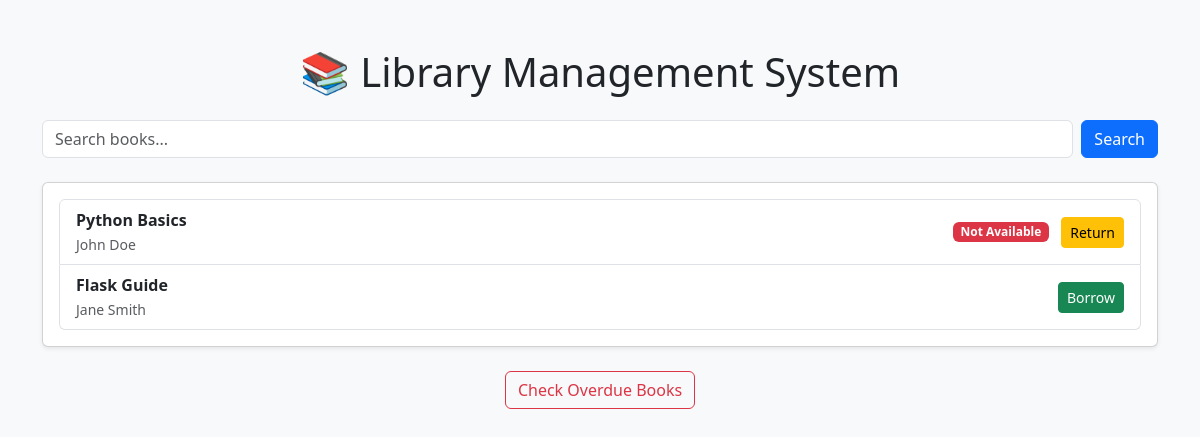
Before: / with the older database file.
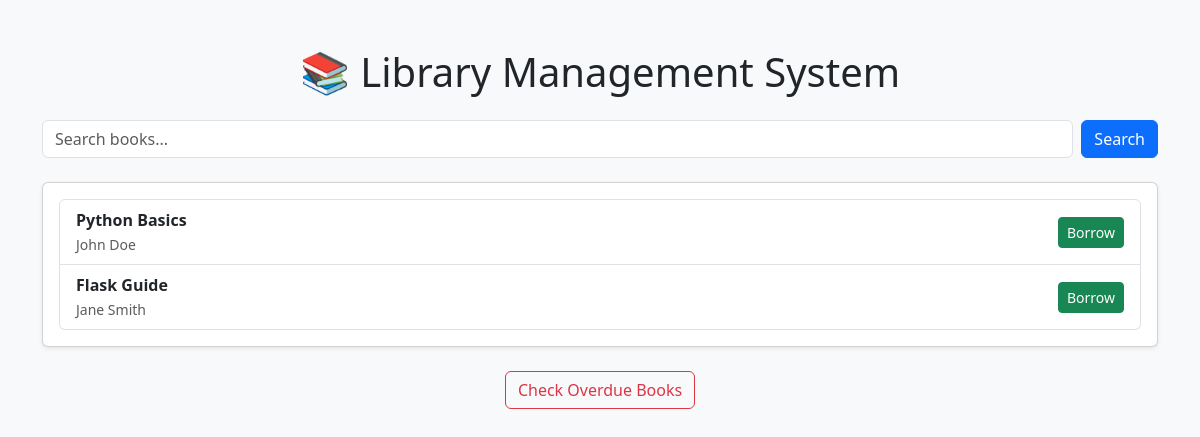
After: the same page with the newer database file.
### models.py (models this page shows)
class Book(db.Model):
    id = db.Column(db.Integer, primary_key=True)
    title = db.Column(db.String(100))
    author = db.Column(db.String(100))
    available = db.Column(db.Boolean, default=True)

### app.py (the view)
@app.route('/')
def index():
    query = request.args.get('search')
    if query:
        books = Book.query.filter(Book.title.contains(query)).all()
    else:
        books = Book.query.all()
    return render_template('index.html', books=books)

### templates/index.html (shortened to what this page needs)
<!DOCTYPE html>
<html>
<head>
    <link href="https://cdn.jsdelivr.net/npm/bootstrap@5.3.0/dist/css/bootstrap.min.css" rel="stylesheet">
</head>
<body class="bg-light">
<div class="container mt-5">
    <h1 class="mb-4 text-center">📚 Library Management System</h1>
    <form method="GET" class="d-flex mb-4">
        <input type="text" name="search" class="form-control me-2" placeholder="Search books...">
        <button class="btn btn-primary">Search</button>
    </form>
    <div class="card shadow-sm">
        <div class="card-body">
            <ul class="list-group">
                {% for book in books %}
                <li class="list-group-item d-flex justify-content-between align-items-center">
                    <div>
                        <strong>{{ book.title }}</strong> <br>
                        <small class="text-muted">{{ book.author }}</small>
                    </div>
                    <div>
                        {% if book.available %}
                            <a href="/borrow/{{ book.id }}" class="btn btn-success btn-sm">Borrow</a>
                        {% else %}
                            <span class="badge bg-danger">Not Available</span>
                            <a href="/return/{{ book.id }}" class="btn btn-warning btn-sm ms-2">Return</a>
                        {% endif %}
                    </div>
                </li>
                {% endfor %}
            </ul>
        </div>
    </div>
    <div class="text-center mt-4">
        <a href="/overdue" class="btn btn-outline-danger">Check Overdue Books</a>
    </div>
</div>
</body>
</html>

Changed rows visible on the page:
changed Book "Python Basics": available "Not Available Return" → "Borrow"
